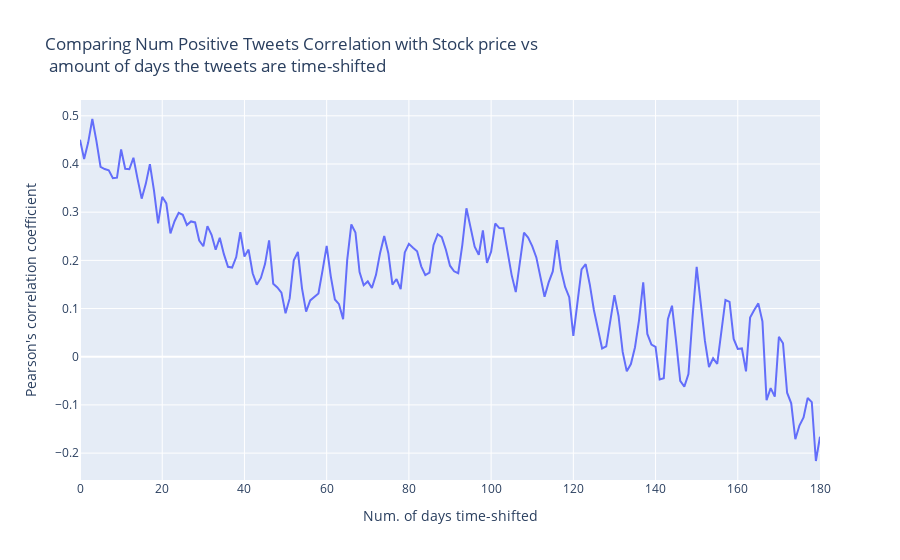

Write notebook code for a chart like this one.
### Code cell
fig = px.line(x=x.astype(int), y=coeff, title='Comparing Num Positive Tweets Correlation with Stock price vs <br> amount of days the tweets are time-shifted')
fig.update_xaxes(title_text='Num. of days time-shifted')
fig.update_yaxes(title_text="Pearson's correlation coefficient")
fig.show()

### Figure 1 — Plotly figure (JSON) as saved in the notebook; plotly's stock layout.template omitted (floating-point values rounded to 4 significant figures; data arrays with more than 128 entries replaced by an {"elided": "..."} marker saying what was removed)
{"data": [{"hovertemplate": "x=%{x}<br>y=%{y}<extra></extra>", "legendgroup": "", "line": {"color": "#636efa", "dash": "solid"}, "mode": "lines", "name": "", "orientation": "v", "showlegend": false, "type": "scatter", "x": {"elided": "181 int values"}, "xaxis": "x", "y": {"elided": "181 float values"}, "yaxis": "y"}], "layout": {"legend": {"tracegroupgap": 0}, "title": {"text": "Comparing Num Positive Tweets Correlation with Stock price vs <br> amount of days the tweets are time-shifted"}, "xaxis": {"anchor": "y", "domain": [0, 1], "title": {"text": "Num. of days time-shifted"}}, "yaxis": {"anchor": "x", "domain": [0, 1], "title": {"text": "Pearson's correlation coefficient"}}}}
